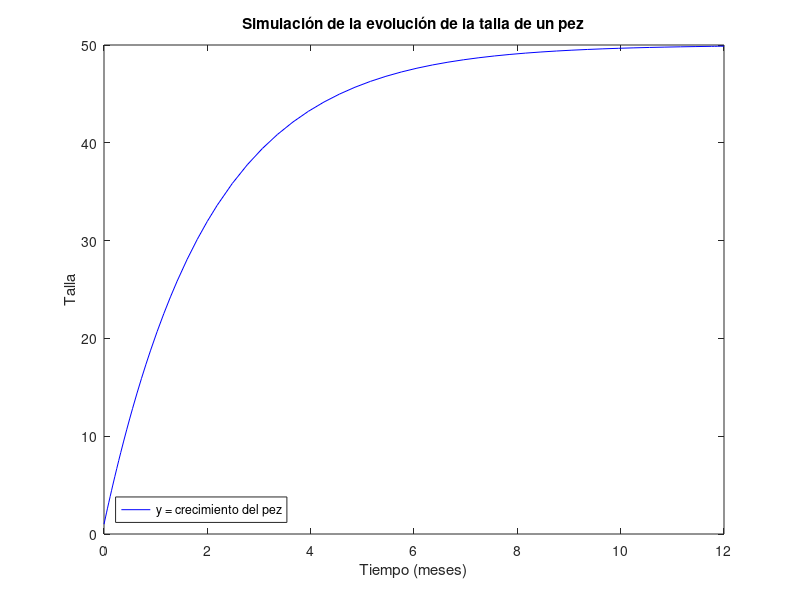

MATLAB code to generate this figure:

%%%%%%%%%%%%%%%%%% PARCIAL 1 %%%%%%%%%%%%%%%%%%

% Punto 4
% a).

% Parámetros de la simulación
A = 50;     
k = 0.5;    
L0 = 1;     
tmax = 12;  % Tiempo máximo de 12 meses

% Eq diferencial
dL = @(t,L) k*(A - L);

% Solución de la eq
[t,L] = ode45(dL, [0,tmax], L0);

% Gráfica de la evolución de la talla
plot(t,L, 'b');
legend({'y = crecimiento del pez'},'Location','southwest')
xlabel('Tiempo (meses)');
ylabel('Talla');
title('Simulación de la evolución de la talla de un pez');

%%

% b). Cuál es la talla del pez a los 6 meses?

% Parámetros de la simulación
A = 50;     
k = 0.5;    
L0 = 1;     
tmax = 12;              % Tiempo máximo de 12 meses
dt = 0.01;              % Paso de tiempo
t2 = 0:dt:tmax;          % Vector de tiempo
L_1 = L0;                 % Inicialización de talla

% Eq diferencial
dL = @(t,L) k*(A - L);

% Solución de la eq
[t,L] = ode45(dL, [0,tmax], L0);

% Conocer la talla en meses
for i = 1:length(t2)-1
    L_1(i+1) = L_1(i) + k*(A - L_1(i))*dt;   
end

% Talla a los 6 meses
t_6meses = 6; 
L_6meses = interp1(t2, L_1, t_6meses);    
disp(['La talla del pez a los 6 meses es: ', num2str(L_6meses)]);

% Gráfica de la evolución de la talla
plot(t, L, 'b');
legend({'y = crecimiento del pez'},'Location','southwest')
xlabel('Tiempo (meses)');
ylabel('Talla');
title('Simulación de la evolución de la talla de un pez');

% Según el resultado arrojado y la gráfica, podemos ver que la talla
% del pez a los 6 meses, es de: 47.5787
